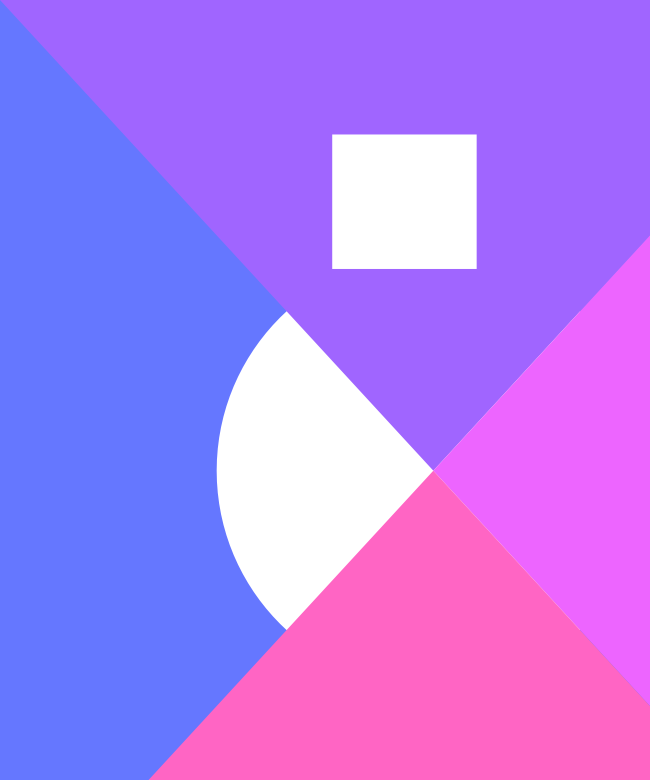
Frame 1 (no input)
Frame 60 (the mouse pressed at the canvas centre just before this capture): identical to frame 1, image omitted
Frame 120 (the mouse held since frame 60 and released just before this capture): identical to frame 1, image omitted

The Processing sketch that drew this single still picture (run headless with seeded random() and noise(); from frame 60 on, the mouse is pressed at the canvas centre):

// Processing sketch: imagem_responsividade_parametrada_cores_analogas_aleatorias
// ── imagem_responsividade_parametrada_cores_analogas_aleatorias.pde
int hue1, hue2, hue3, hue4;

void setup() {
  size(650, 780);
  noStroke();

  colorMode(HSB, 360, 100, 100);
  
  hue1 = int(random(0, 361));
  hue2 = (hue1 + 30)%360; // o módulo serve para que ele não saia do circulo
  hue3 = (hue2 + 30)%360;
  hue4 = (hue3 + 30)%360;
}

void draw() {
  background(hue1, 60,100);
  
  fill(0, 0, 100);
  ellipse(300/450.00*width, 350/580.00*height, 300/450.00*width, 300/450.00*width);

  fill(hue2, 60, 100);
  triangle(0, 0, 600/450.00*width, 0, 300/450.00*width, 350/580.00*height);

  fill(hue3, 60, 100);
  triangle(600/450.00*width, 0, 300/450.00*width, 350/580.00*height, 600/450.00*width, 700/580.00*height);

  fill(hue4, 60, 100);
  triangle(0, 700/580.00*height, 600/450.00*width, 700/580.00*height, 300/450.00*width, 350/580.00*height);

  fill(0, 0, 100);
  rect(230/450.00*width, 100/580.00*height, 100/450.00*width, 100/580.00*height);

}
